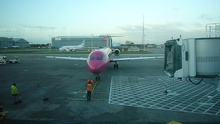
%> input picture exercise5/ex05/2007_000032.jpg, 220 x 124 px, shrunk from 500 x 281 before the run
$ octave Exercise5.m   (GNU Octave 9; MATLAB toolbox functions it lacks are replaced by stand-ins)
%> lines starting %> are read from the running program, lines starting %| are printed output that depends on the picture
%> further down, I is the input picture: size 124x220x3 uint8; mean R, G, B 102, 135.5, 136.9
### exercise5/integral_images.m
function [integralI] = integral_images(I)
% with padded zeros on top and left
integralI = zeros(size(I,1)+1, size(I,2)+1, size(I,3));
integralI (:,:, 1) = integralImage(double(I(:,:,1)));
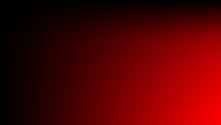
%> integralI: size 125x221x3 double; mean R, G, B 900275, 0, 0; drawn with min black and max white
integralI (:,:, 2) = integralImage(double(I(:,:,2)));
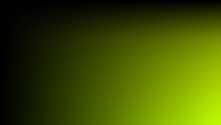
%> integralI: size 125x221x3 double; mean R, G, B 900275, 1145801.8, 0; drawn with min black and max white
integralI (:,:, 3) = integralImage(double(I(:,:,3)));
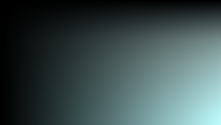
%> integralI: size 125x221x3 double; mean R, G, B 900275, 1145801.8, 1148918.1; drawn with min black and max white
end

### exercise5/Exercise5.m
I = imread('ex05/2007_000032.jpg');
%computing integral images
integralImg = integral_images(I);

%allocating cells for variables
node_id = cell(1,10);
c_l = cell(1,10);
c_r = cell(1,10);
t = cell(1,10);
x_0 = cell(1,10);
y_0 = cell(1,10);
z_0 = cell(1,10);
x_1 = cell(1,10);
y_1 = cell(1,10);
z_1 = cell(1,10);
s = cell(1,10);

leaf_id = cell(1,10);
p_x = cell(1,10);
p_y = cell(1,10);

% reading values from files
for f = 1:10
    fid=fopen(sprintf('ex05/Tree%d.txt', f-1), 'rt');
    % this is error message for reading the file
    if fid == -1
%> (the run ends here)
